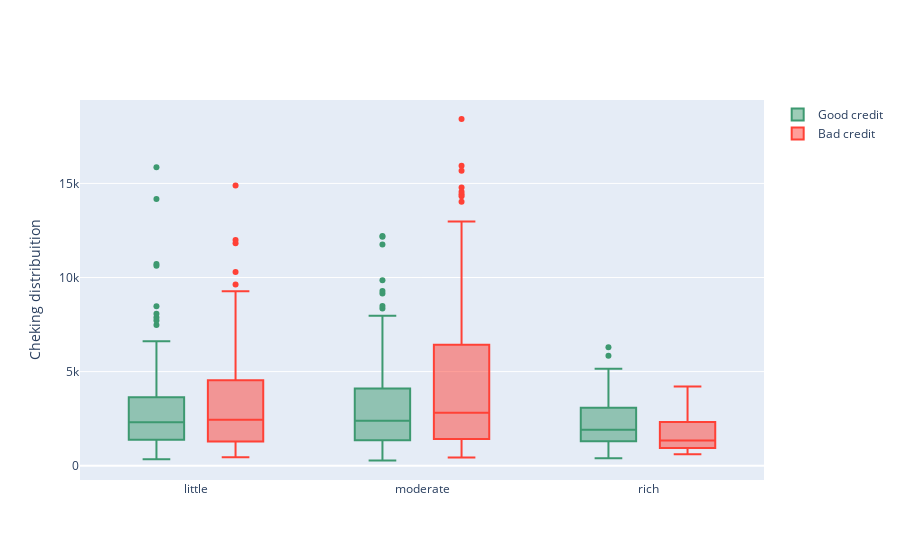

Write notebook code for a chart like this one.
### Markdown cell above
Now, we will verify the values through Checking Accounts

### Code cell
df_good = df_credit[df_credit["Risk"] == 'good']
df_bad = df_credit[df_credit["Risk"] == 'bad']

trace0 = go.Box(
    y=df_good["Credit amount"],
    x=df_good["Checking account"],
    name='Good credit',
    marker=dict(
        color='#3D9970'
    )
)

trace1 = go.Box(
    y=df_bad['Credit amount'],
    x=df_bad['Checking account'],
    name='Bad credit',
    marker=dict(
        color='#FF4136'
    )
)
    
data = [trace0, trace1]

layout = go.Layout(
    yaxis=dict(
        title='Cheking distribuition'
    ),
    boxmode='group'
)
fig = go.Figure(data=data, layout=layout)

py.iplot(fig, filename='box-age-cat')

### Figure 1 — Plotly figure (JSON) as saved in the notebook; plotly's stock layout.template omitted (floating-point values rounded to 4 significant figures; data arrays with more than 128 entries replaced by an {"elided": "..."} marker saying what was removed)
{"data": [{"marker": {"color": "#3D9970"}, "name": "Good credit", "type": "box", "x": {"elided": "700 str values"}, "y": {"elided": "700 int values"}}, {"marker": {"color": "#FF4136"}, "name": "Bad credit", "type": "box", "x": {"elided": "300 str values"}, "y": {"elided": "300 int values"}}], "layout": {"boxmode": "group", "yaxis": {"title": {"text": "Cheking distribuition"}}}}
